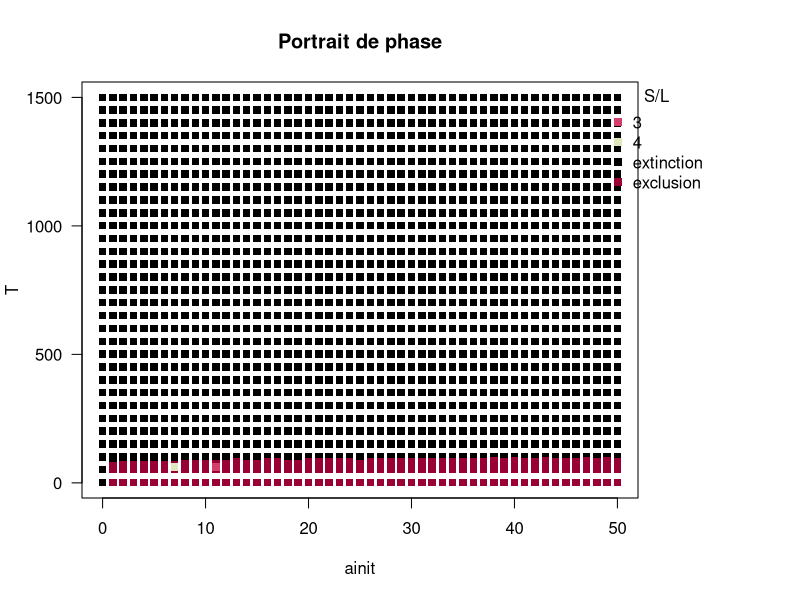
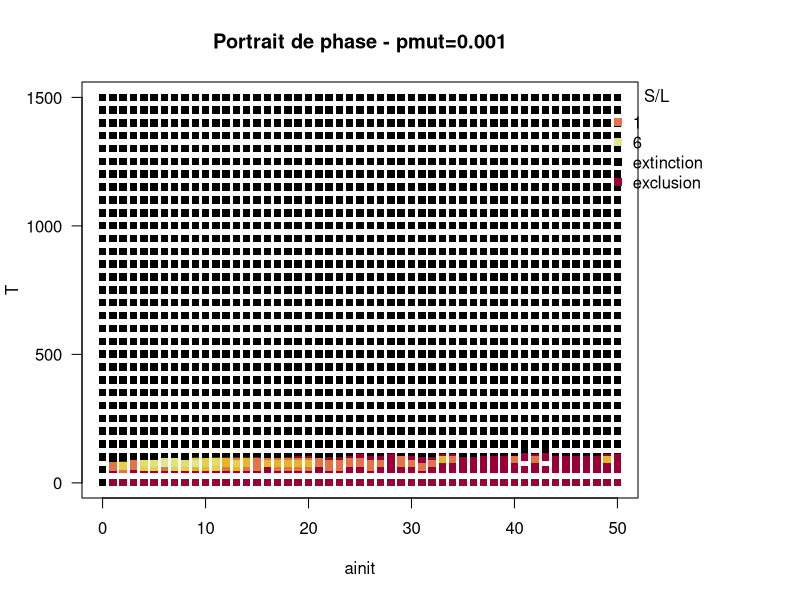

Here is the R script that generated these plots, in order:
rm(list=ls())             
library(colorspace)


# | ainit | T | S/L |
data<-read.table("SimulationOutputspmut0.csv", header = FALSE, sep = ",", dec=".")
names(data)<-c("ainit","T","result")

# Séparation des différents états du reste des données
extinction<-subset(data,data$result==-1)
exclusion<-subset(data,data$result==0)
cohabitation<-subset(data,data$result>0)
cohabitation <- cohabitation[order(cohabitation$result), ] 
n <- as.numeric(length(cohabitation$T))
c <-1

# Echelle de couleurs
if(length(cohabitation)!=0){
color=heat_hcl(length(cohabitation$result))[rank(cohabitation$result)]
}

# Affichage
par(mar=c(5.1,4.1,4.1,8.1), xpd=TRUE)
plot(extinction$ainit,extinction$T, col='black', pch=15, cex=c, las=1, main="Portrait de phase",
     xlim=c(min(data$ainit),max(data$ainit)), ylim=c(min(data$T),max(data$T)),
     xlab="ainit", ylab="T")
points(exclusion$ainit,exclusion$T, col="#990033", pch=15, cex=c)
points(cohabitation$ainit,cohabitation$T, col=color, pch=15, cex=c)
legend("topright",title="S/L",inset=c(-0.13,0),pch=15,col=cbind(color,c("black","#990033")),
       legend=cbind(seq(min(cohabitation$result),max(cohabitation$result),
                        length.out = length(color)),c("extinction","exclusion")),bty="n")

# | ainit | T | S/L |
data<-read.table("SimulationOutputspmut0001.csv", header = FALSE, sep = ",", dec=".")
names(data)<-c("ainit","T","result")

# Séparation des différents états du reste des données
extinction<-subset(data,data$result==-1)
exclusion<-subset(data,data$result==0)
cohabitation<-subset(data,data$result>0)
cohabitation <- cohabitation[order(cohabitation$result), ] 
n <- as.numeric(length(cohabitation$T))
c <-1

# Echelle de couleurs
if(length(cohabitation)!=0){
  color=heat_hcl(length(cohabitation$result))[rank(cohabitation$result)]
}

# Affichage
par(mar=c(5.1,4.1,4.1,8.1), xpd=TRUE)
plot(extinction$ainit,extinction$T, col='black', pch=15, cex=c, las=1, main="Portrait de phase - pmut=0.001",
     xlim=c(min(data$ainit),max(data$ainit)), ylim=c(min(data$T),max(data$T)),
     xlab="ainit", ylab="T")
points(exclusion$ainit,exclusion$T, col="#990033", pch=15, cex=c)
points(cohabitation$ainit,cohabitation$T, col=color, pch=15, cex=c)
legend("topright",title="S/L",inset=c(-0.13,0),pch=15,col=cbind(c(color[1],color[n]),c("black","#990033")),
       legend=cbind(seq(min(cohabitation$result),max(cohabitation$result),
                        length.out = 2),c("extinction","exclusion")),bty="n")

